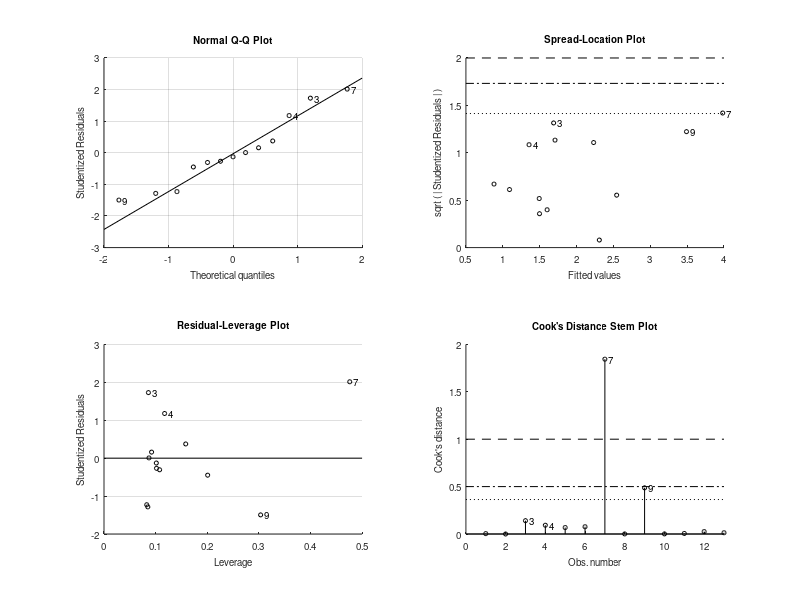

This chart was generated by the following MATLAB code: (Note: this script raises an error after producing the figure.)
clc
clear
close all

load click_positions.mat

% hBarCenter_FG = mean([centerDotX_FG], 2);
% hBarCenter_FE = mean([centerDotX_FE], 2);

% hBarCenter_FG = mean([backDotX_FG], 2);
% hBarCenter_FE = mean([backDotX_FE], 2);

% hBarCenter_FG = mean([frontDotX_FG], 2);
% hBarCenter_FE = mean([frontDotX_FE], 2);

hBarCenter_FG = mean([backDotX_FG,frontDotX_FG], 2);
hBarCenter_FE = mean([backDotX_FE,frontDotX_FE], 2);

% hBarCenter_FG = mean([backDotX_FG,frontDotX_FG,centerDotX_FG], 2);
% hBarCenter_FE = mean([backDotX_FE,frontDotX_FE,centerDotX_FE], 2);

figure('units','inches','outerposition',[1 1 10 5])
% sgtitle 'Overall position shift'



%% plot scatter + model

mdl = fitlm(hBarCenter_FG, hBarCenter_FE);

fprintf([ ...
    '<Fit parameters> \n' ...
    '---------------- \n' ...
    'y = %4.2fx + (%4.2f) \n' ...
    'adjR2: %4.2f \n'], ...
    mdl.Coefficients.Estimate(2), ...
    mdl.Coefficients.Estimate(1), ...
    mdl.Rsquared.Adjusted)

subplot(1,2,1)

szMarker = 100;
alphaMarker = .2;
lwFit = 3;
lwBound = 2.5;
c = 'k';
ticks = 0:10;

hold on
scatter(hBarCenter_FG, hBarCenter_FE, ...
    szMarker, c, 'fill', ...
    'markerfacealpha',alphaMarker)
h = plot(mdl);

hData = findobj(h,'DisplayName','Data');
hFit = findobj(h,'DisplayName','Fit');
hBound = findobj(h,'DisplayName','Confidence bounds');
hBound = findobj(h,'LineStyle',hBound.LineStyle, 'Color', hBound.Color);

set(hFit,'color',c,'linewidth',lwFit)
set(hBound,'color',c,'linestyle',':','linewidth',lwBound)

hData.MarkerFaceColor = 'none';
hData.MarkerEdgeColor = 'none';

addUnityLine
axis square

xticks(ticks)
xlabel({'Position shift (dva)'; 'Flash-Grab'})

yticks(ticks)
ylabel({'Position shift (dva)'; 'Frame'})

title ''
legend off
cleanplot



%% plot difference

subplot(1,2,2)

data_mat = hBarCenter_FE./hBarCenter_FG;
scatterbar(data_mat);
errorbar(1, mean(data_mat), SE(data_mat), ...
    'o','color','k','linewidth',2,'marker','none')

xticks(1)
set(gca,'xcolor','none')

ylabel 'Ratio'
yticks(-10:10)
ylim([.8 3.5])
yline(1,'-')

% add statistics
[delta, deltap, p, W, z, r] = signrank_full(data_mat - 1);
fprintf([ ...
    '\n <Distortion difference>' ...
    '\n -----------------------' ...
    '\n mean decrease = %4.1f pp' ...
    '\n mean decrease = %3.0f %%' ...
    '\n W = %5.2f' ...
    '\n z = %5.2f' ...
    '\n p = %5.3f' ...
    '\n r = %4.2f \n'], ...
delta,deltap,W,z,p,r)
statbar(1,1,3.2,p)

pbaspect([1,3,1])
cleanplot



%% save figure
set(gcf,'papersize',[10 10])
saveas(gcf,'../../results/ecvp24_fig03.pdf')
